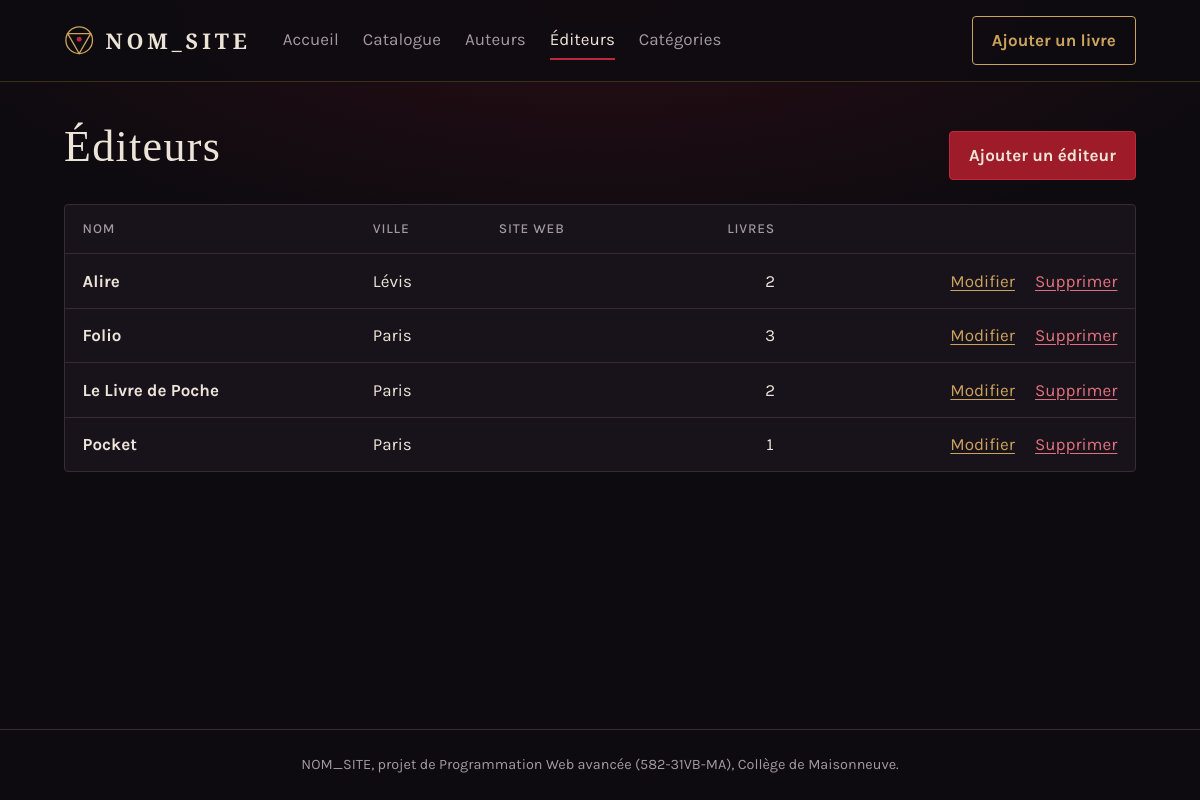
Page /editeurs.php on the committed database.
### tables this page shows
CREATE TABLE editeur (
    id       INT UNSIGNED  NOT NULL AUTO_INCREMENT,
    nom      VARCHAR(100)  NOT NULL,
    ville    VARCHAR(80)   NULL,
    site_web VARCHAR(255)  NULL,
    PRIMARY KEY (id)
);

### includes/init.php (called while the page is built, shortened)
<?php
require_once __DIR__ . '/fonctions.php';
spl_autoload_register(function (string $nomClasse): void {
    $fichier = __DIR__ . '/../Classe/' . $nomClasse . '.php';
});

### Classe/Database.php (called while the page is built, shortened)
<?php
class Database
{
    private static ?PDO $connexion = null;
    public static function getConnexion(): PDO
    {
        if (self::$connexion === null) {
            $dsn = 'mysql:host=' . DB_HOTE . ';dbname=' . DB_NOM . ';charset=utf8mb4';
            self::$connexion = new PDO($dsn, DB_UTILISATEUR, DB_MOT_DE_PASSE, [
                PDO::ATTR_ERRMODE            => PDO::ERRMODE_EXCEPTION,
                PDO::ATTR_DEFAULT_FETCH_MODE => PDO::FETCH_ASSOC,
                PDO::ATTR_EMULATE_PREPARES   => false,
            ]);
        }
        return self::$connexion;
    }
}

### Classe/Modele.php (called while the page is built, shortened)
<?php
abstract class Modele
{
    protected static string $table = '';
    protected static string $ordre = 'id';
    protected ?int $id = null;
    protected static function pdo(): PDO
    {
        return Database::getConnexion();
    }
    public static function trouverTous(): array
    {
        $sql = 'SELECT * FROM ' . static::$table . ' ORDER BY ' . static::$ordre;
        $lignes = static::pdo()->query($sql)->fetchAll();
        return array_map(fn (array $ligne) => new static($ligne), $lignes);
    }
    public function getId(): ?int
    {
        return $this->id;
    }
    protected static function texteOuNull(mixed $valeur): ?string
    {
        $texte = trim((string) $valeur);
        return $texte === '' ? null : $texte;
    }
}

### Classe/Editeur.php (called while the page is built, shortened)
<?php
class Editeur extends Modele
{
    private string $nom = '';
    private ?string $ville = null;
    public function hydrater(array $donnees): void
    {
        if (isset($donnees['id'])) {
            $this->id = (int) $donnees['id'];
        }
        $this->nom = trim($donnees['nom'] ?? '');
        $this->ville = self::texteOuNull($donnees['ville'] ?? null);
    }
    public function compterLivres(): int
    {
        $requete = self::pdo()->prepare('SELECT COUNT(*) FROM livre WHERE editeur_id = :id');
        $requete->execute(['id' => $this->id]);
        return (int) $requete->fetchColumn();
    }
    public function getNom(): string
    {
        return $this->nom;
    }
    public function getVille(): ?string
    {
        return $this->ville;
    }
}

### editeurs.php (the view, shortened to what this page needs)
<?php
require_once 'includes/init.php';
$editeurs = Editeur::trouverTous();
require 'includes/entete.php';
?>
<div class="en-tete-page">
    <h1>Éditeurs</h1>
    <a class="bouton" href="editeur-form.php">Ajouter un éditeur</a>
</div>
<?php if (empty($editeurs)) : ?>
    <div class="vide">
        <p>Aucun éditeur pour l'instant.</p>
        <a class="bouton" href="editeur-form.php">Ajouter un éditeur</a>
    </div>
<?php else : ?>
    <div class="tableau-conteneur">
        <table class="tableau">
            <thead>
                <tr>
                    <th scope="col">Nom</th>
                    <th scope="col">Ville</th>
                    <th scope="col">Site Web</th>
                    <th scope="col" class="nombre">Livres</th>
                    <th scope="col"><span class="visuellement-cache">Actions</span></th>
                </tr>
            </thead>
            <tbody>
                <?php foreach ($editeurs as $editeur) : ?>
                    <tr>
                        <td><strong><?= e($editeur->getNom()) ?></strong></td>
                        <td><?= e($editeur->getVille() ?? '') ?></td>
                        <td>
                        </td>
                        <td class="nombre"><?= $editeur->compterLivres() ?></td>
                        <td class="actions">
                            <a href="editeur-form.php?id=<?= $editeur->getId() ?>">Modifier</a>
                            <?= boutonSupprimer('editeur-supprimer.php', $editeur->getId(), 'Supprimer ' . $editeur->getNom() . '? Ses livres resteront au catalogue, sans éditeur.') ?>
                        </td>
                    </tr>
                <?php endforeach; ?>
            </tbody>
        </table>
    </div>
<?php endif; ?>
<?php require 'includes/pied.php'; ?>

### includes/fonctions.php (shortened to what this page needs)
<?php
function e(mixed $valeur): string
{
    return htmlspecialchars((string) $valeur, ENT_QUOTES, 'UTF-8');
}
function jetonCsrf(): string
{
    return $_SESSION['jeton_csrf'];
}
function champCsrf(): string
{
    return '<input type="hidden" name="jeton_csrf" value="' . e(jetonCsrf()) . '">';
}
function boutonSupprimer(string $action, int $id, string $confirmation): string
{
    return '<form class="form-suppression" method="post" action="' . e($action) . '"'
        . ' onsubmit="return confirm(\'' . e(addslashes($confirmation)) . '\');">'
        . champCsrf()
        . '<input type="hidden" name="id" value="' . $id . '">'
        . '<button type="submit" class="bouton-lien bouton-lien--danger">Supprimer</button>'
        . '</form>';
}

### css/style.css (style rules this page uses)
:root { color-scheme: dark; --nuit: #0E0B10; --ombre: #18131B; --ombre-claire: #221A25; --bordure: #362B39; --parchemin: #EDE4D8; --cendre: #A39A9F; --sang: #9E1B2A; --sang-vif: #C0283A; --sang-sombre: #3A1117; --dorure: #CBA35C; --dorure-sombre: #3B2F17; --police-titre: "Cinzel", "Trajan Pro", Georgia, serif; --police-texte: "Karla", "Helvetica Neue", Arial, sans-serif; --largeur-max: 1120px; --rayon: 4px; }
*, *::before, *::after { box-sizing: border-box; }
body { margin: 0; min-height: 100vh; display: flex; flex-direction: column; background: radial-gradient(ellipse 80% 45% at 50% 0%, rgba(158, 27, 42, 0.18), transparent 70%), var(--nuit); color: var(--parchemin); font-family: var(--police-texte); font-size: 1.0625rem; line-height: 1.55; }
h1, h2 { font-family: var(--police-titre); font-weight: 500; line-height: 1.15; letter-spacing: 0.03em; margin: 0 0 0.5em; }
h1 { font-size: clamp(2rem, 4vw, 2.75rem); }
a { color: var(--dorure); text-underline-offset: 0.2em; }
.bouton { display: inline-block; padding: 0.65rem 1.2rem; border: 1px solid var(--sang-vif); border-radius: var(--rayon); background: var(--sang); color: var(--parchemin); font: inherit; font-weight: 700; text-decoration: none; cursor: pointer; }
.bouton-lien { padding: 0; border: 0; background: none; font: inherit; text-decoration: underline; text-underline-offset: 0.2em; cursor: pointer; }
.bouton-lien--danger { color: #E0707C; }
.form-suppression { display: inline; }
.en-tete-page { display: flex; flex-wrap: wrap; align-items: baseline; justify-content: space-between; gap: 0.5rem 1.5rem; margin-bottom: 1.5rem; }
.en-tete-page h1, .en-tete-page p { margin: 0; }
.tableau-conteneur { overflow-x: auto; border: 1px solid var(--bordure); border-radius: var(--rayon); background: var(--ombre); }
.tableau { width: 100%; border-collapse: collapse; }
.tableau th, .tableau td { padding: 0.85rem 1.1rem; border-bottom: 1px solid var(--bordure); text-align: left; vertical-align: top; }
.tableau th { color: var(--cendre); font-size: 0.85rem; font-weight: 500; letter-spacing: 0.06em; text-transform: uppercase; }
.tableau tbody tr:last-child td { border-bottom: 0; }
.tableau .nombre { text-align: right; font-variant-numeric: tabular-nums; }
.tableau .actions { text-align: right; white-space: nowrap; }
.tableau .actions > * + * { margin-left: 1rem; }

### rows in the picture
editeur: nom "Alire", ville "Lévis", compterLivres "2"
editeur: nom "Folio", ville "Paris", compterLivres "3"
editeur: nom "Le Livre de Poche", ville "Paris", compterLivres "2"
editeur: nom "Pocket", ville "Paris", compterLivres "1"

### other values in the picture
NOM_SITE "NOM_SITE"
$libelle "Accueil"
$libelle "Catalogue"
$libelle "Auteurs"
$libelle "Éditeurs"
$libelle "Catégories"
